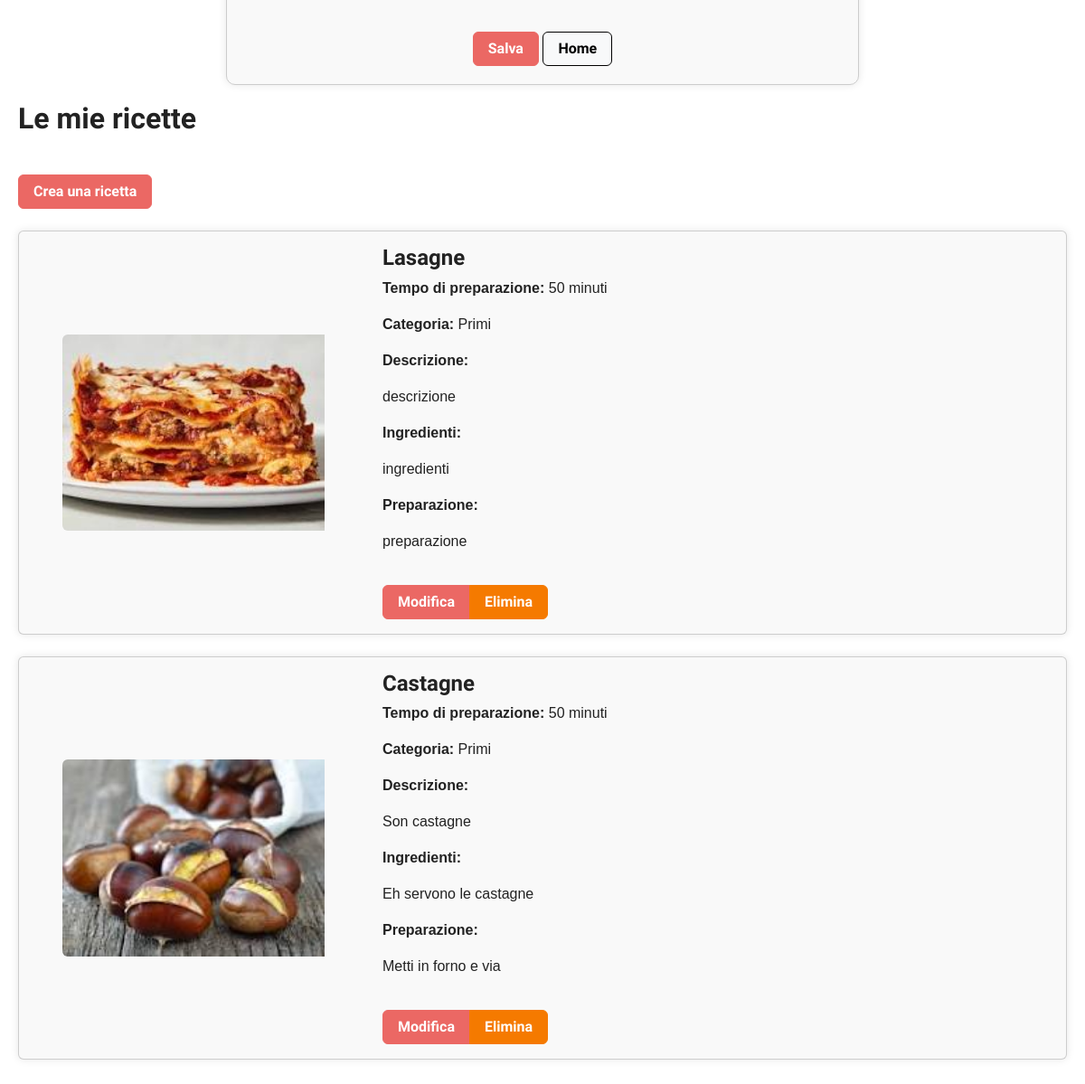
Page /my-profile (signed in, lower part) on the earlier database version.
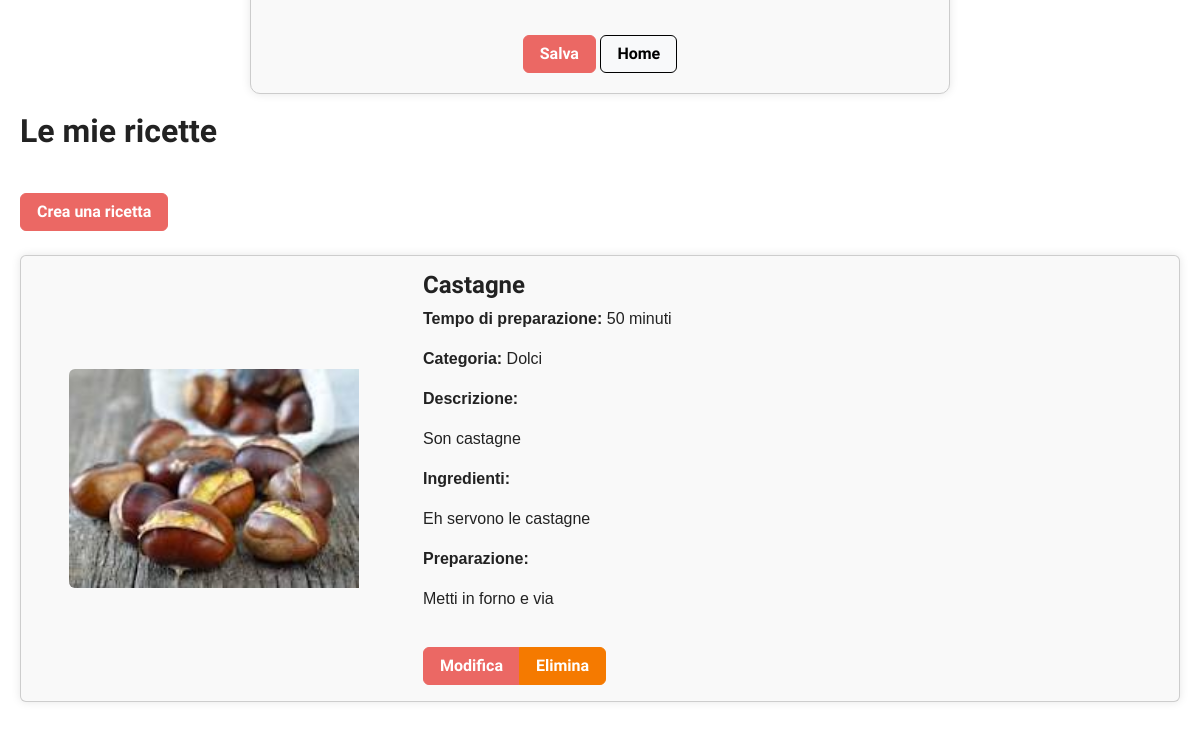
Same page on the later database version.
### pages/models.py (models this page shows, shortened)
class Recipe(models.Model):
    CATEGORY_CHOICES = [
        ('ANTIPASTI', 'Antipasti'),
        ('PRIMI', 'Primi'),
        ('SECONDI', 'Secondi'),
        ('DOLCI', 'Dolci')
    ]
    user = models.ForeignKey(settings.AUTH_USER_MODEL, related_name='recipes_created', on_delete=models.CASCADE)
    title = models.CharField(max_length=200)
    slug = models.SlugField(max_length=200, blank=True)
    image = models.ImageField(upload_to='recipes/%Y/%m/%d')
    description = models.TextField("Description")
    ingredients = models.TextField("Ingredients")
    preparation = models.TextField("Preparation")
    preparation_time = models.IntegerField("Preparation Time (minutes)", default=0)
    created = models.DateField(auto_now_add=True, db_index=True)
    likes = models.ManyToManyField(settings.AUTH_USER_MODEL, related_name='liked_recipes', blank=True)
    category = models.CharField(max_length=10, choices=CATEGORY_CHOICES, default='PRIMI')
    objects = models.Manager()

### pages/views.py (the view)
# urls.py: path("my-profile", views.my_profile, name="my-profile"),
@login_required
def my_profile(request):
    if request.method == 'POST':
        form = UpdateProfileForm(request.POST, request.FILES, instance=request.user)
        if form.is_valid():
            form.save()
            return redirect("my-profile")
    else:
        form = UpdateProfileForm(instance=request.user)
    return render(request, 'pages/my-profile.html', {'form': form})

### pages/forms.py
class UpdateProfileForm(forms.ModelForm):
    class Meta:
        model = CustomUser
        fields = ['profile_picture', 'first_name', 'last_name', 'email', 'bio']
        widgets = {
            'bio': forms.Textarea(attrs={'placeholder': 'Inserisci la tua bio', 'class': 'bio-textarea'}),
        }

### pages/templates/pages/my-profile.html (shortened to what this page needs)
<!DOCTYPE html>
<html lang="en">
<head>
    <link rel="stylesheet" href="https://bootswatch.com/5/journal/bootstrap.min.css">
</head>
<body>
<main>
    <div class="profile-page">
        <div class="profile-form">
            {% load static %}
            <form method="POST" autocomplete="off" enctype="multipart/form-data">
                <input class="btn btn-primary" type="submit" value="Salva">
                <a type="button" class="btn btn-light" href="/">Home</a>
            </form>
        </div>
    </div>
    <div class="recipes-section" style="margin-bottom:30px;">
        <h2 class="mb-4">Le mie ricette</h2>
        <a class="btn btn-primary mb-4" href="{% url 'recipe-creation' %}">Crea una ricetta</a>
        {% if request.user.recipes_created.all %}
            <div class="row row-cols-1 g-4">
                {% for recipe in request.user.recipes_created.all %}
                    <div class="col" id="recipe-{{ recipe.id }}">
                        <div class="card">
                            <div class="row g-0">
                                <div class="col-md-4">
                                    <div class="profile-picture-container d-flex justify-content-center align-items-center">
                                        <img src="{{ recipe.image.url }}" class="img-fluid rounded-start recipe-image" alt="{{ recipe.title }}">
                                    </div>
                                </div>
                                <div class="col-md-8">
                                    <div class="card-body">
                                        <h4 class="card-title">{{ recipe.title }}</h4>
                                        <p class="card-text"><strong>Tempo di preparazione:</strong> {{ recipe.preparation_time }} minuti</p>
                                        <p class="card-text"><strong>Categoria:</strong> {{ recipe.get_category_display }}</p>
                                        <p><strong>Descrizione:</strong></p>
                                        <p>{{ recipe.description }}</p>
                                        <p><strong>Ingredienti:</strong></p>
                                        <p>{{ recipe.ingredients }}</p>
                                        <p><strong>Preparazione:</strong></p>
                                        <p>{{ recipe.preparation }}</p>
                                        <div class="btn-group" role="group">
                                            <a class="btn btn-primary" href="{% url 'edit_recipe' recipe.id %}">Modifica</a>
                                            <button class="btn btn-danger delete-recipe-btn" data-id="{{ recipe.id }}" style="border-top-left-radius:0; border-bottom-left-radius:0;">Elimina</button>
                                        </div>
                                    </div>
                                </div>
                            </div>
                        </div>
                    </div>
                {% endfor %}
            </div>
        {% else %}
            <p class="mt-4">Non hai ancora creato nessuna ricetta.</p>
        {% endif %}
    </div>
</main>
</body>
</html>

Differences in the rows shown:
removed Recipe: image (picture), title "Lasagne", preparation_time "50", category "Primi", description "descrizione", ingredients "ingredienti", preparation "preparazione"
changed Recipe "Castagne": category "Primi" → "Dolci"
